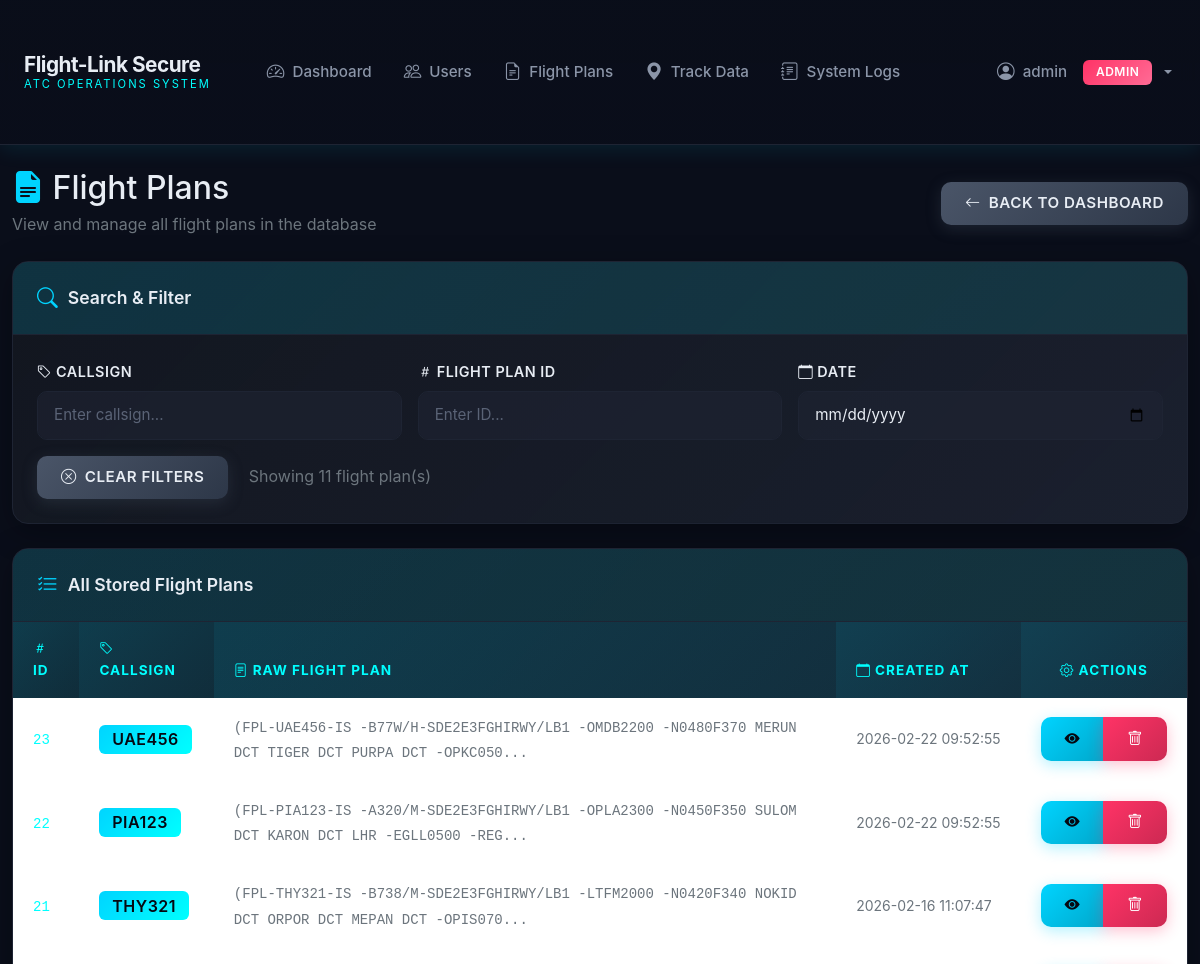
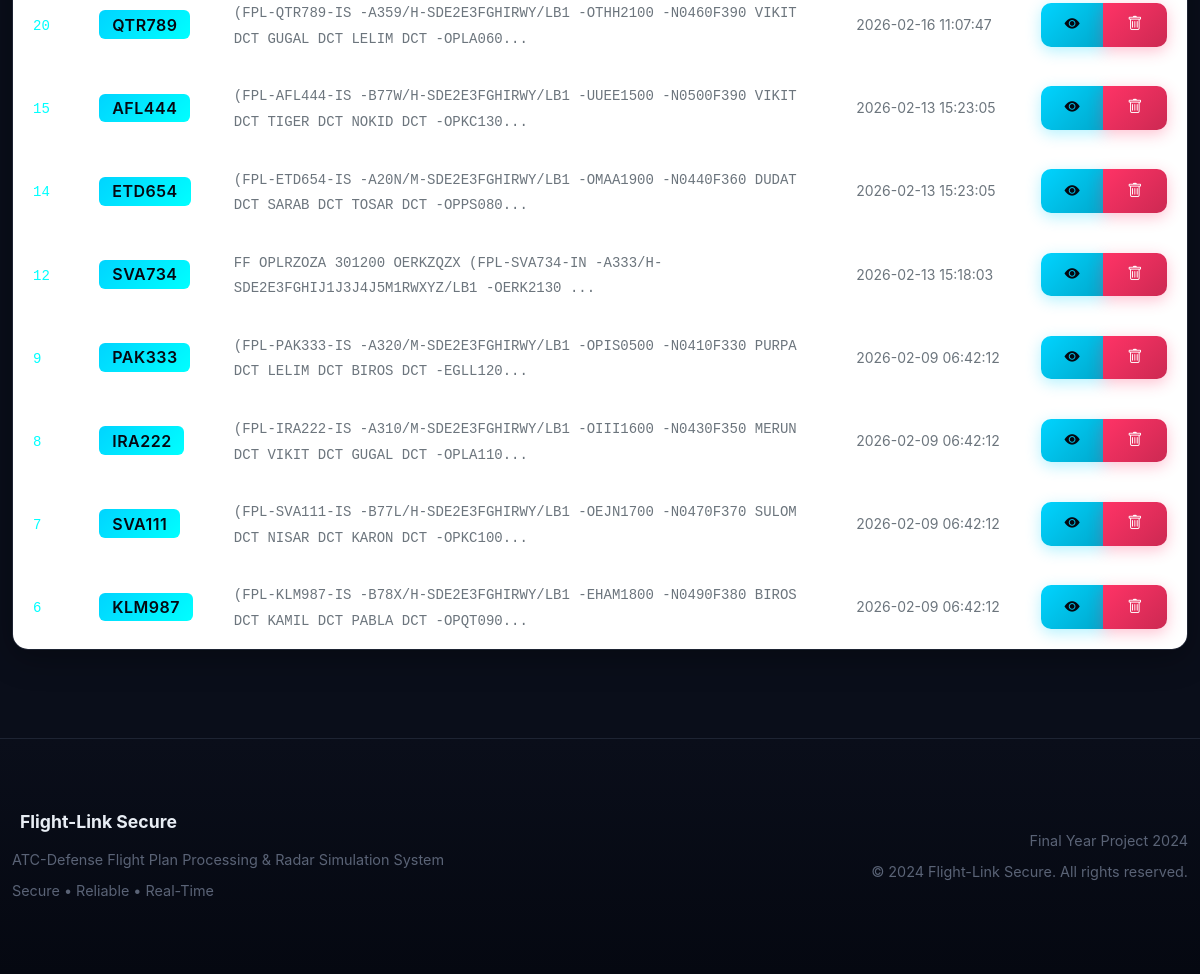
The page /admin/flight-plans (signed in) on the database as committed earlier (2 pictures, top to bottom).
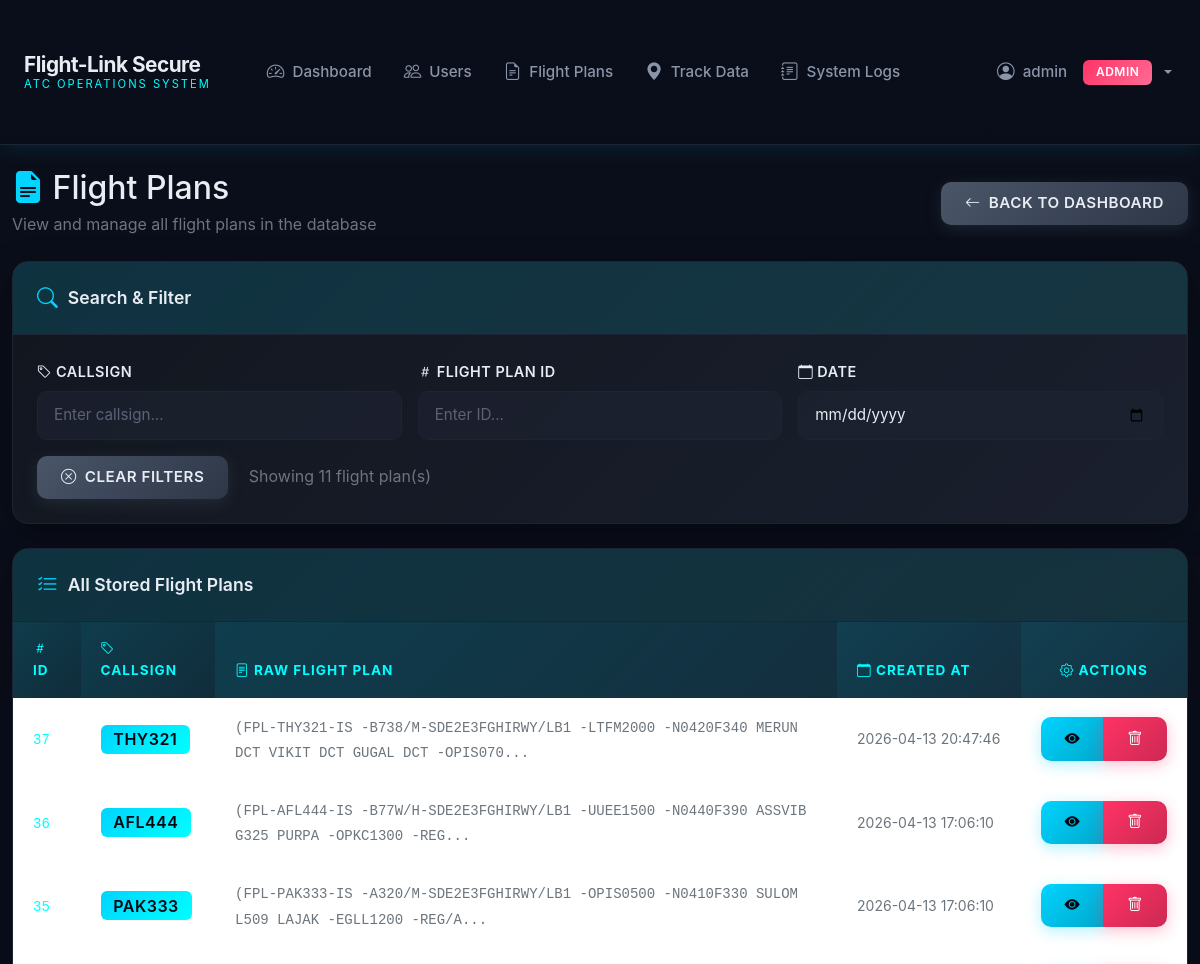
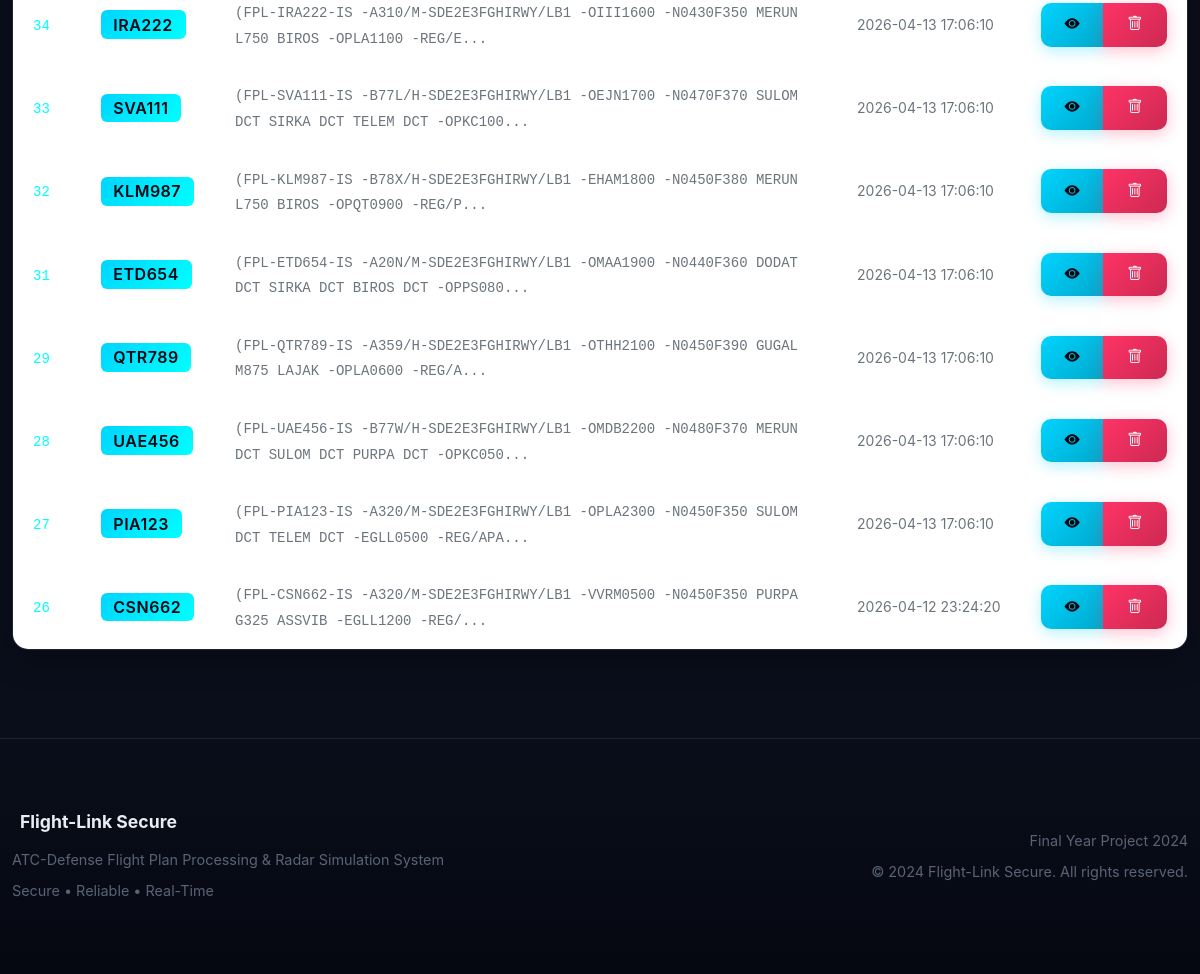
The same page on the database as committed later (2 pictures, top to bottom).
### app/models/__init__.py (models this page shows, shortened)
class FlightPlan(db.Model):
    __tablename__ = 'flight_plans'
    id = db.Column(db.Integer, primary_key=True)
    callsign = db.Column(db.String(20), unique=True, nullable=False, index=True)
    raw_flight_plan = db.Column(db.Text, nullable=False)
    created_at = db.Column(db.DateTime, default=datetime.utcnow)
    track_data = db.relationship('TrackData', backref='flight_plan', lazy=True, cascade='all, delete-orphan')

### app/routes/admin.py (the view)
@bp.route('/admin/flight-plans')
@login_required
@admin_required
def admin_flight_plans():
    flight_plans = FlightPlan.query.order_by(FlightPlan.created_at.desc()).all()
    return render_template('admin/flight_plans.html', flight_plans=flight_plans)

### app/models/__init__.py (called while the page is built)
    @property
    def is_authenticated(self):
        return True

    def is_admin(self):
        return self.role == 'admin'

### templates/admin/flight_plans.html (shortened to what the changed rows need)
{% extends "base.html" %}
{% block content %}
<div class="container-fluid py-4">
    <div class="d-flex justify-content-between align-items-center mb-4">
        <div>
            <h2 class="mb-1"><i class="bi bi-file-earmark-text-fill text-radar-blue"></i> Flight Plans</h2>
        </div>
    </div>
    <div class="card">
        <div class="card-body p-0">
            <div class="table-responsive">
                <table class="table table-hover mb-0" id="flightPlansTable">
                    <thead>
                        <tr>
                            <th><i class="bi bi-hash"></i> ID</th>
                            <th><i class="bi bi-tag"></i> Callsign</th>
                            <th><i class="bi bi-file-text"></i> Raw Flight Plan</th>
                            <th><i class="bi bi-calendar"></i> Created At</th>
                            <th class="text-center"><i class="bi bi-gear"></i> Actions</th>
                        </tr>
                    </thead>
                    <tbody>
                        {% for fp in flight_plans %}
                        <tr data-id="{{ fp.id }}" data-callsign="{{ fp.callsign }}" data-date="{{ fp.created_at.strftime('%Y-%m-%d') }}">
                            <td><code class="text-radar-cyan">{{ fp.id }}</code></td>
                            <td><span class="badge badge-primary fs-6">{{ fp.callsign }}</span></td>
                            <td>
                                <code class="small text-secondary">{{ fp.raw_flight_plan[:100] }}{% if fp.raw_flight_plan|length > 100 %}...{% endif %}</code>
                            </td>
                            <td class="text-nowrap"><small class="text-secondary">{{ fp.created_at.strftime('%Y-%m-%d %H:%M:%S') }}</small></td>
                            <td class="text-center">
                                <div class="btn-group" role="group">
                                    <button class="btn btn-sm btn-primary" data-bs-toggle="modal" data-bs-target="#fpModal{{ fp.id }}" title="View Details">
                                        <i class="bi bi-eye-fill"></i>
                                    </button>
                                    <button class="btn btn-sm btn-danger" onclick="deletePlan({{ fp.id }}, '{{ fp.callsign }}')" title="Delete">
                                        <i class="bi bi-trash"></i>
                                    </button>
                                </div>
                            </td>
                        </tr>
                        {% endfor %}
                    </tbody>
                </table>
            </div>
        </div>
    </div>
</div>
{% endblock %}

Rows that differ between the two databases and show on the page:
removed FlightPlan: id "23", callsign "UAE456", raw_flight_plan "(FPL-UAE456-IS -B77W/H-SDE2E3FGHIRWY/LB1 -OMDB2200 -N0480F370 MERUN DCT TIGER DCT PURPA DCT -OPKC050", created_at "2026-02-22 09:52:55"
removed FlightPlan: id "22", callsign "PIA123", raw_flight_plan "(FPL-PIA123-IS -A320/M-SDE2E3FGHIRWY/LB1 -OPLA2300 -N0450F350 SULOM DCT KARON DCT LHR -EGLL0500 -REG", created_at "2026-02-22 09:52:55"
removed FlightPlan: id "21", callsign "THY321", raw_flight_plan "(FPL-THY321-IS -B738/M-SDE2E3FGHIRWY/LB1 -LTFM2000 -N0420F340 NOKID DCT ORPOR DCT MEPAN DCT -OPIS070", created_at "2026-02-16 11:07:47"
removed FlightPlan: id "20", callsign "QTR789", raw_flight_plan "(FPL-QTR789-IS -A359/H-SDE2E3FGHIRWY/LB1 -OTHH2100 -N0460F390 VIKIT DCT GUGAL DCT LELIM DCT -OPLA060", created_at "2026-02-16 11:07:47"
removed FlightPlan: id "15", callsign "AFL444", raw_flight_plan "(FPL-AFL444-IS -B77W/H-SDE2E3FGHIRWY/LB1 -UUEE1500 -N0500F390 VIKIT DCT TIGER DCT NOKID DCT -OPKC130", created_at "2026-02-13 15:23:05"
removed FlightPlan: id "14", callsign "ETD654", raw_flight_plan "(FPL-ETD654-IS -A20N/M-SDE2E3FGHIRWY/LB1 -OMAA1900 -N0440F360 DUDAT DCT SARAB DCT TOSAR DCT -OPPS080", created_at "2026-02-13 15:23:05"
removed FlightPlan: id "12", callsign "SVA734", raw_flight_plan "FF OPLRZOZA 301200 OERKZQZX (FPL-SVA734-IN -A333/H-SDE2E3FGHIJ1J3J4J5M1RWXYZ/LB1 -OERK2130", created_at "2026-02-13 15:18:03"
removed FlightPlan: id "9", callsign "PAK333", raw_flight_plan "(FPL-PAK333-IS -A320/M-SDE2E3FGHIRWY/LB1 -OPIS0500 -N0410F330 PURPA DCT LELIM DCT BIROS DCT -EGLL120", created_at "2026-02-09 06:42:12"
removed FlightPlan: id "8", callsign "IRA222", raw_flight_plan "(FPL-IRA222-IS -A310/M-SDE2E3FGHIRWY/LB1 -OIII1600 -N0430F350 MERUN DCT VIKIT DCT GUGAL DCT -OPLA110", created_at "2026-02-09 06:42:12"
removed FlightPlan: id "7", callsign "SVA111", raw_flight_plan "(FPL-SVA111-IS -B77L/H-SDE2E3FGHIRWY/LB1 -OEJN1700 -N0470F370 SULOM DCT NISAR DCT KARON DCT -OPKC100", created_at "2026-02-09 06:42:12"
removed FlightPlan: id "6", callsign "KLM987", raw_flight_plan "(FPL-KLM987-IS -B78X/H-SDE2E3FGHIRWY/LB1 -EHAM1800 -N0490F380 BIROS DCT KAMIL DCT PABLA DCT -OPQT090", created_at "2026-02-09 06:42:12"
added FlightPlan: id "37", callsign "THY321", raw_flight_plan "(FPL-THY321-IS -B738/M-SDE2E3FGHIRWY/LB1 -LTFM2000 -N0420F340 MERUN DCT VIKIT DCT GUGAL DCT -OPIS070", created_at "2026-04-13 20:47:46"
added FlightPlan: id "36", callsign "AFL444", raw_flight_plan "(FPL-AFL444-IS -B77W/H-SDE2E3FGHIRWY/LB1 -UUEE1500 -N0440F390 ASSVIB G325 PURPA -OPKC1300 -REG", created_at "2026-04-13 17:06:10"
added FlightPlan: id "35", callsign "PAK333", raw_flight_plan "(FPL-PAK333-IS -A320/M-SDE2E3FGHIRWY/LB1 -OPIS0500 -N0410F330 SULOM L509 LAJAK -EGLL1200 -REG/A", created_at "2026-04-13 17:06:10"
added FlightPlan: id "34", callsign "IRA222", raw_flight_plan "(FPL-IRA222-IS -A310/M-SDE2E3FGHIRWY/LB1 -OIII1600 -N0430F350 MERUN L750 BIROS -OPLA1100 -REG/E", created_at "2026-04-13 17:06:10"
added FlightPlan: id "33", callsign "SVA111", raw_flight_plan "(FPL-SVA111-IS -B77L/H-SDE2E3FGHIRWY/LB1 -OEJN1700 -N0470F370 SULOM DCT SIRKA DCT TELEM DCT -OPKC100", created_at "2026-04-13 17:06:10"
added FlightPlan: id "32", callsign "KLM987", raw_flight_plan "(FPL-KLM987-IS -B78X/H-SDE2E3FGHIRWY/LB1 -EHAM1800 -N0450F380 MERUN L750 BIROS -OPQT0900 -REG/P", created_at "2026-04-13 17:06:10"
added FlightPlan: id "31", callsign "ETD654", raw_flight_plan "(FPL-ETD654-IS -A20N/M-SDE2E3FGHIRWY/LB1 -OMAA1900 -N0440F360 DODAT DCT SIRKA DCT BIROS DCT -OPPS080", created_at "2026-04-13 17:06:10"
added FlightPlan: id "29", callsign "QTR789", raw_flight_plan "(FPL-QTR789-IS -A359/H-SDE2E3FGHIRWY/LB1 -OTHH2100 -N0450F390 GUGAL M875 LAJAK -OPLA0600 -REG/A", created_at "2026-04-13 17:06:10"
added FlightPlan: id "28", callsign "UAE456", raw_flight_plan "(FPL-UAE456-IS -B77W/H-SDE2E3FGHIRWY/LB1 -OMDB2200 -N0480F370 MERUN DCT SULOM DCT PURPA DCT -OPKC050", created_at "2026-04-13 17:06:10"
added FlightPlan: id "27", callsign "PIA123", raw_flight_plan "(FPL-PIA123-IS -A320/M-SDE2E3FGHIRWY/LB1 -OPLA2300 -N0450F350 SULOM DCT TELEM DCT -EGLL0500 -REG/APA", created_at "2026-04-13 17:06:10"
added FlightPlan: id "26", callsign "CSN662", raw_flight_plan "(FPL-CSN662-IS -A320/M-SDE2E3FGHIRWY/LB1 -VVRM0500 -N0450F350 PURPA G325 ASSVIB -EGLL1200 -REG/", created_at "2026-04-12 23:24:20"
